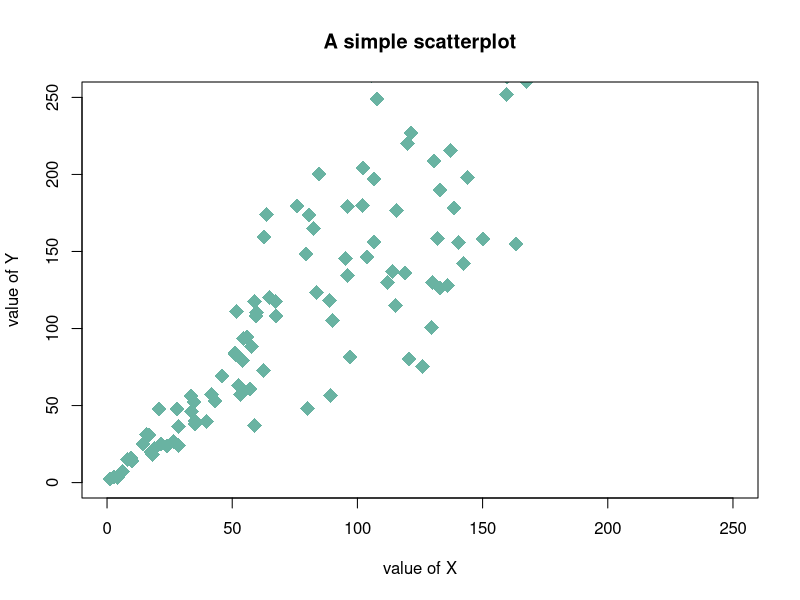

The R script that drew this image:
## ---- chunk 1
knitr::opts_chunk$set(echo = TRUE)
## ---- chunk 2
# In R, hashtags are used to make comments without being compiled. You will 
# learn things like this very soon!

# Create data
data = data.frame(
  x=seq(1:100) + 0.1*seq(1:100)*sample(c(1:10) , 100 , replace=T),
  y=seq(1:100) + 0.2*seq(1:100)*sample(c(1:10) , 100 , replace=T)
)

# Basic scatterplot
plot(data$x, data$y,
     xlim=c(0,250) , ylim=c(0,250), 
     pch=18, 
     cex=2, 
     col="#69b3a2",
     xlab="value of X", ylab="value of Y",
     main="A simple scatterplot"
     )
